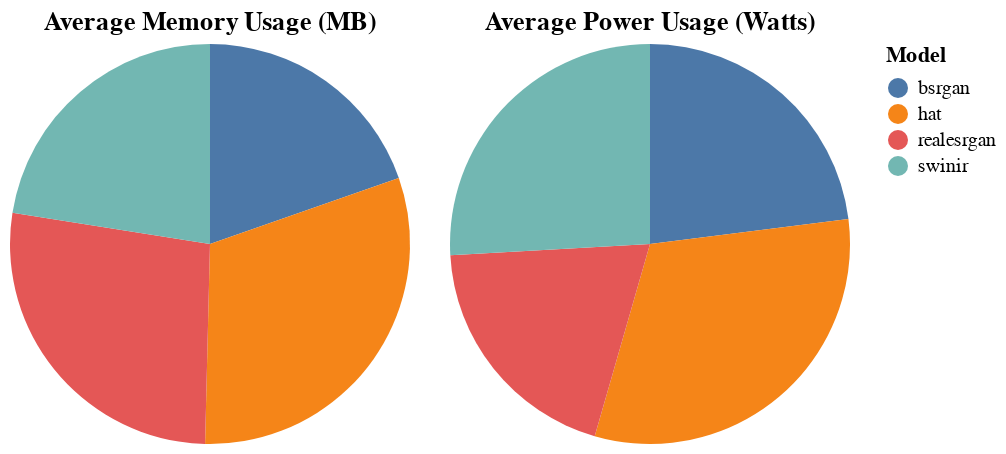

The notebook cell this image was saved under:
### Markdown cell above
## 8.1 visualise distribution of vram and power per model

### Code cell
df_gpu = pd.read_csv(GPU_log)

# Compute mean memory and power per model
df_summary = df_gpu.groupby("model")[["memoryMB", "powerWatts"]].mean().reset_index()

# Pie chart for memory
pie_memory = (
    alt.Chart(df_summary)
    .mark_arc()
    .encode(
        theta=alt.Theta(field="memoryMB", type="quantitative"),
        color=alt.Color("model:N", legend=alt.Legend(title="Model")),
        tooltip=["model", "memoryMB"]
    )
    .properties(title="Average Memory Usage (MB)", width=200, height=200)
)

# Pie chart for power
pie_power = (
    alt.Chart(df_summary)
    .mark_arc()
    .encode(
        theta=alt.Theta(field="powerWatts", type="quantitative"),
        color=alt.Color("model:N", legend=None),
        tooltip=["model", "powerWatts"]
    )
    .properties(title="Average Power Usage (Watts)", width=200, height=200)
)

# Display side by side
final_chart = pie_memory | pie_power
final_chart

### Figure 1 — Vega-Lite specification as saved in the notebook (floating-point values rounded to 4 significant figures)
{"config": {"view": {"continuousWidth": 300, "continuousHeight": 300}}, "hconcat": [{"mark": {"type": "arc"}, "encoding": {"color": {"field": "model", "legend": {"title": "Model"}, "type": "nominal"}, "theta": {"field": "memoryMB", "type": "quantitative"}, "tooltip": [{"field": "model", "type": "nominal"}, {"field": "memoryMB", "type": "quantitative"}]}, "height": 200, "title": "Average Memory Usage (MB)", "width": 200}, {"mark": {"type": "arc"}, "encoding": {"color": {"field": "model", "legend": null, "type": "nominal"}, "theta": {"field": "powerWatts", "type": "quantitative"}, "tooltip": [{"field": "model", "type": "nominal"}, {"field": "powerWatts", "type": "quantitative"}]}, "height": 200, "title": "Average Power Usage (Watts)", "width": 200}], "data": {"name": "data-e322f8e09c46e2735c0439b333ca2d77"}, "$schema": "https://vega.github.io/schema/vega-lite/v5.20.1.json", "datasets": {"data-e322f8e09c46e2735c0439b333ca2d77": [{"model": "bsrgan", "memoryMB": 1663.0, "powerWatts": 46.37}, {"model": "hat", "memoryMB": 2601.0, "powerWatts": 63.35}, {"model": "realesrgan", "memoryMB": 2294.0, "powerWatts": 39.57}, {"model": "swinir", "memoryMB": 1904.0, "powerWatts": 52.19}]}}
